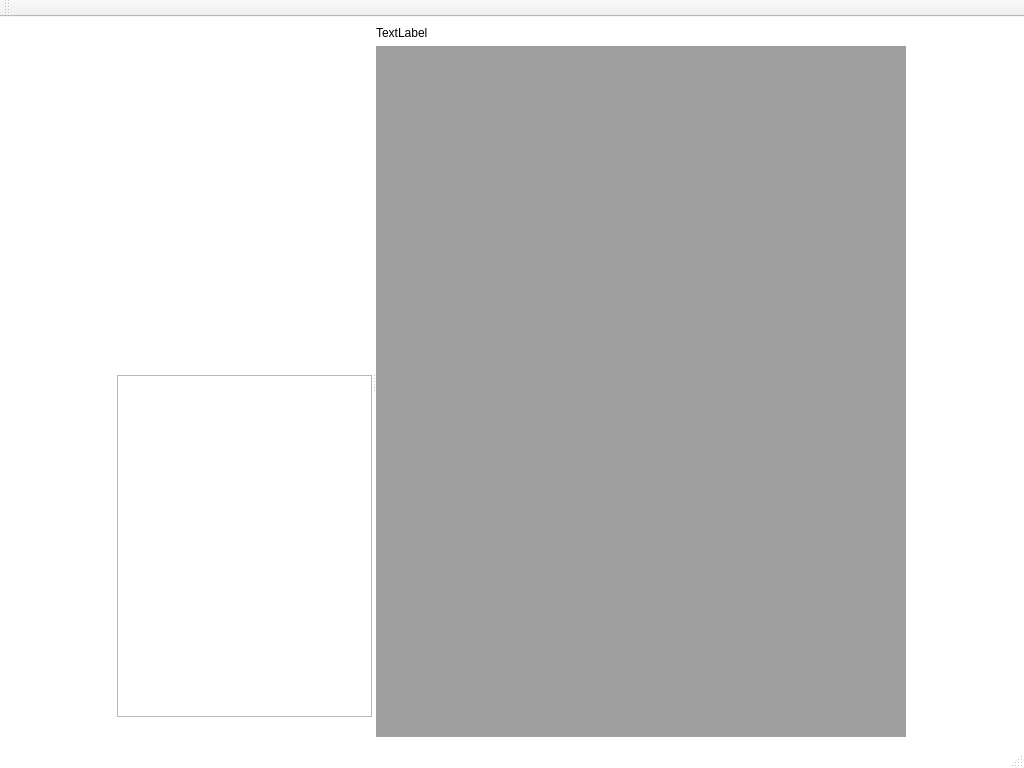
<?xml version="1.0" encoding="UTF-8"?>
<ui version="4.0">
 <class>MainWindow</class>
 <widget class="QMainWindow" name="MainWindow">
  <property name="geometry">
   <rect>
    <x>0</x>
    <y>0</y>
    <width>1024</width>
    <height>768</height>
   </rect>
  </property>
  <property name="maximumSize">
   <size>
    <width>16777215</width>
    <height>16777215</height>
   </size>
  </property>
  <property name="baseSize">
   <size>
    <width>0</width>
    <height>0</height>
   </size>
  </property>
  <property name="windowTitle">
   <string>Final Project Brust Debus</string>
  </property>
  <property name="autoFillBackground">
   <bool>false</bool>
  </property>
  <property name="styleSheet">
   <string notr="true">QMainWindow {background: rgb(255, 255, 255)}</string>
  </property>
  <widget class="QWidget" name="centralwidget">
   <property name="maximumSize">
    <size>
     <width>16777215</width>
     <height>16777215</height>
    </size>
   </property>
   <layout class="QHBoxLayout" name="horizontalLayout">
    <item>
     <widget class="QSplitter" name="splitter">
      <property name="enabled">
       <bool>true</bool>
      </property>
      <property name="sizePolicy">
       <sizepolicy hsizetype="Maximum" vsizetype="Expanding">
        <horstretch>0</horstretch>
        <verstretch>0</verstretch>
       </sizepolicy>
      </property>
      <property name="minimumSize">
       <size>
        <width>200</width>
        <height>0</height>
       </size>
      </property>
      <property name="maximumSize">
       <size>
        <width>16777215</width>
        <height>16777215</height>
       </size>
      </property>
      <property name="baseSize">
       <size>
        <width>0</width>
        <height>0</height>
       </size>
      </property>
      <property name="orientation">
       <enum>Qt::Horizontal</enum>
      </property>
      <widget class="QWidget" name="verticalLayoutWidget">
       <layout class="QVBoxLayout" name="verticalLayout" stretch="0,0,0">
        <item>
         <widget class="QWidget" name="matrixWindow" native="true">
          <property name="sizePolicy">
           <sizepolicy hsizetype="Preferred" vsizetype="MinimumExpanding">
            <horstretch>0</horstretch>
            <verstretch>0</verstretch>
           </sizepolicy>
          </property>
          <property name="minimumSize">
           <size>
            <width>200</width>
            <height>200</height>
           </size>
          </property>
          <property name="maximumSize">
           <size>
            <width>800</width>
            <height>800</height>
           </size>
          </property>
         </widget>
        </item>
        <item>
         <widget class="QListView" name="variableList">
          <property name="minimumSize">
           <size>
            <width>200</width>
            <height>100</height>
           </size>
          </property>
          <property name="maximumSize">
           <size>
            <width>750</width>
            <height>16777215</height>
           </size>
          </property>
          <property name="layoutDirection">
           <enum>Qt::LeftToRight</enum>
          </property>
          <property name="selectionRectVisible">
           <bool>true</bool>
          </property>
         </widget>
        </item>
        <item>
         <spacer name="verticalSpacer">
          <property name="orientation">
           <enum>Qt::Horizontal</enum>
          </property>
          <property name="sizeType">
           <enum>QSizePolicy::Preferred</enum>
          </property>
          <property name="sizeHint" stdset="0">
           <size>
            <width>40</width>
            <height>20</height>
           </size>
          </property>
         </spacer>
        </item>
       </layout>
      </widget>
      <widget class="QWidget" name="gridLayoutWidget">
       <layout class="QVBoxLayout" name="verticalLayout_2">
        <item>
         <widget class="QLabel" name="label">
          <property name="text">
           <string>TextLabel</string>
          </property>
         </widget>
        </item>
        <item>
         <widget class="QMdiArea" name="mdiArea">
          <property name="sizePolicy">
           <sizepolicy hsizetype="Maximum" vsizetype="Expanding">
            <horstretch>0</horstretch>
            <verstretch>0</verstretch>
           </sizepolicy>
          </property>
         </widget>
        </item>
       </layout>
      </widget>
     </widget>
    </item>
   </layout>
  </widget>
  <widget class="QMenuBar" name="menubar">
   <property name="geometry">
    <rect>
     <x>0</x>
     <y>0</y>
     <width>1024</width>
     <height>21</height>
    </rect>
   </property>
  </widget>
  <widget class="QStatusBar" name="statusbar"/>
  <widget class="QToolBar" name="toolBar">
   <property name="windowTitle">
    <string>toolBar</string>
   </property>
   <attribute name="toolBarArea">
    <enum>TopToolBarArea</enum>
   </attribute>
   <attribute name="toolBarBreak">
    <bool>false</bool>
   </attribute>
  </widget>
 </widget>
 <resources/>
 <connections/>
</ui>
